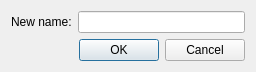
<?xml version="1.0" encoding="UTF-8"?>
<ui version="4.0">
 <class>DialogRename</class>
 <widget class="QDialog" name="DialogRename">
  <property name="geometry">
   <rect>
    <x>0</x>
    <y>0</y>
    <width>256</width>
    <height>69</height>
   </rect>
  </property>
  <property name="windowTitle">
   <string>Rename</string>
  </property>
  <layout class="QGridLayout" name="gridLayout">
   <item row="0" column="0">
    <layout class="QFormLayout" name="formLayout">
     <item row="0" column="0">
      <widget class="QLabel" name="label">
       <property name="text">
        <string>New name:</string>
       </property>
      </widget>
     </item>
     <item row="0" column="1">
      <widget class="QLineEdit" name="newNamelineEdit"/>
     </item>
    </layout>
   </item>
   <item row="1" column="0">
    <widget class="QDialogButtonBox" name="buttonBox">
     <property name="orientation">
      <enum>Qt::Horizontal</enum>
     </property>
     <property name="standardButtons">
      <set>QDialogButtonBox::Cancel|QDialogButtonBox::Ok</set>
     </property>
    </widget>
   </item>
  </layout>
 </widget>
 <resources/>
 <connections>
  <connection>
   <sender>buttonBox</sender>
   <signal>accepted()</signal>
   <receiver>DialogRename</receiver>
   <slot>accept()</slot>
   <hints>
    <hint type="sourcelabel">
     <x>248</x>
     <y>254</y>
    </hint>
    <hint type="destinationlabel">
     <x>157</x>
     <y>274</y>
    </hint>
   </hints>
  </connection>
  <connection>
   <sender>buttonBox</sender>
   <signal>rejected()</signal>
   <receiver>DialogRename</receiver>
   <slot>reject()</slot>
   <hints>
    <hint type="sourcelabel">
     <x>316</x>
     <y>260</y>
    </hint>
    <hint type="destinationlabel">
     <x>286</x>
     <y>274</y>
    </hint>
   </hints>
  </connection>
 </connections>
</ui>
